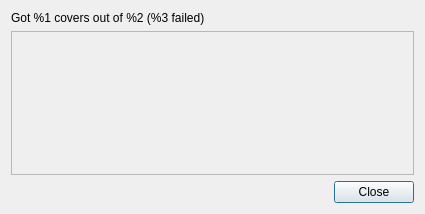
<?xml version="1.0" encoding="UTF-8"?>
<ui version="4.0">
 <class>CoverSearchStatisticsDialog</class>
 <widget class="QDialog" name="CoverSearchStatisticsDialog">
  <property name="geometry">
   <rect>
    <x>0</x>
    <y>0</y>
    <width>425</width>
    <height>214</height>
   </rect>
  </property>
  <property name="windowTitle">
   <string>Fetch completed</string>
  </property>
  <layout class="QVBoxLayout" name="verticalLayout">
   <item>
    <widget class="QLabel" name="summary">
     <property name="text">
      <string>Got %1 covers out of %2 (%3 failed)</string>
     </property>
    </widget>
   </item>
   <item>
    <widget class="QFrame" name="details">
     <property name="sizePolicy">
      <sizepolicy hsizetype="Preferred" vsizetype="Expanding">
       <horstretch>0</horstretch>
       <verstretch>0</verstretch>
      </sizepolicy>
     </property>
     <property name="frameShape">
      <enum>QFrame::StyledPanel</enum>
     </property>
     <property name="frameShadow">
      <enum>QFrame::Sunken</enum>
     </property>
    </widget>
   </item>
   <item>
    <widget class="QDialogButtonBox" name="buttonBox">
     <property name="orientation">
      <enum>Qt::Horizontal</enum>
     </property>
     <property name="standardButtons">
      <set>QDialogButtonBox::Close</set>
     </property>
    </widget>
   </item>
  </layout>
 </widget>
 <resources/>
 <connections>
  <connection>
   <sender>buttonBox</sender>
   <signal>accepted()</signal>
   <receiver>CoverSearchStatisticsDialog</receiver>
   <slot>accept()</slot>
   <hints>
    <hint type="sourcelabel">
     <x>248</x>
     <y>254</y>
    </hint>
    <hint type="destinationlabel">
     <x>157</x>
     <y>274</y>
    </hint>
   </hints>
  </connection>
  <connection>
   <sender>buttonBox</sender>
   <signal>rejected()</signal>
   <receiver>CoverSearchStatisticsDialog</receiver>
   <slot>reject()</slot>
   <hints>
    <hint type="sourcelabel">
     <x>316</x>
     <y>260</y>
    </hint>
    <hint type="destinationlabel">
     <x>286</x>
     <y>274</y>
    </hint>
   </hints>
  </connection>
 </connections>
</ui>
